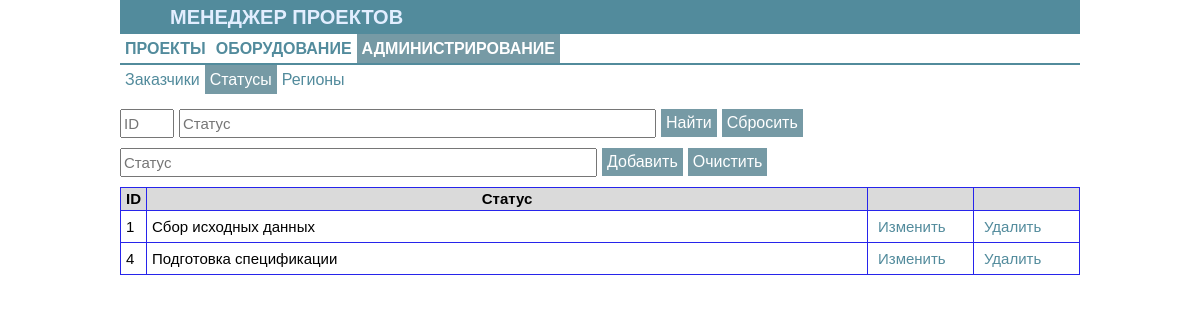
/prj_stat_form, run on an earlier commit of the app's database.
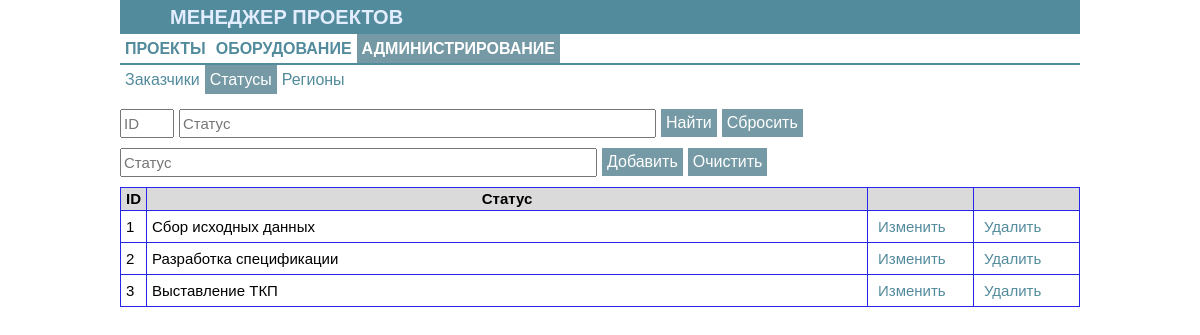
And on a later commit of the database.
### tables this page shows
CREATE TABLE prj_stat (
                            id_pstat integer not null primary key autoincrement,
                            name_status text not null COLLATE NOCASE);

### app_equip.py (the view)
@app.route('/prj_stat_form', methods=['GET','POST'])
def prj_stat_form():
    s_id = request.form.get('search_id','')
    s_name_prj_stat = request.form.get('search_prj_stat','')
    dbs = db_sqlite.EquipDB()
    result=dbs.get_prj_stat(s_id, s_name_prj_stat)
    return render_template('prj_stat_form.html', the_title='Статусы', the_part1='adm', the_part2='stat', the_results=result)

### db_sqlite.py (called while the page is built)
def sqlite_lower(value_):
        return value_.lower()

    def get_prj_stat(self, id_pstat="", prj_stat=""):
        with sqlite3.connect(self._database) as connection:
            connection.create_function("LOWER", 1, sqlite_lower)
            result = connection.execute("""select * from prj_stat
                            where id_pstat LIKE ? and LOWER(name_status) LIKE ?
                            order by id_pstat""", (f'%{id_pstat}%', f'%{prj_stat.lower()}%'))
        return result

### templates/prj_stat_form.html (shortened to what this page needs)
{% extends 'base_adm.html' %}
{% block body %}
<form method='POST' name="find" action='/prj_stat_form'>
    <div class="div_float">
        <input class='input_filtr' name='search_id' type='TEXT' value='' placeholder="ID" size="3">
    </div>
    <div class="div_float">
        <input class='input_filtr' name='search_prj_stat' type='TEXT' value="" placeholder="Статус" size="50">
    </div>
    <div class="div_float">
        <input class='form_button' name='bottom_find' value='Найти' type='SUBMIT'>
    </div>
    <div class="div_float">
        <input class='form_button' name='bottom_clear' value='Сбросить' type='SUBMIT'>
    </div>
</form>
<form method='POST' name="add" action='/add_prj_stat'>
    <div class="div_float">
        <input class='input_filtr' name='add_name_prj_stat' type='TEXT' value="" placeholder="Статус" size="50">
    </div>
    <div class="div_float">
        <input class='form_button' name='button_add' value='Добавить' type='SUBMIT'>
    </div>
    <div class="div_float">
        <input class='form_button' value='Очистить' type='Reset'>
    </div>
</form>
<form method='POST' action='/prj_stat_form'>
<table class="table">
<thead>
    <tr>
        <td width=10px>ID</td>
        <td align='center'>Статус</td>
        <td width=95px> </td>
        <td width=95px> </td>
    </tr>
</thead>
<tbody>
    {% for i in the_results %}
        <tr>
            <td>{{i[0]}}</td>
            <td>{{i[1]}}</td>
            <td><button class="tb_button" name='upd_prj_stat' value={{i[0]}} formaction='/upd_prj_stat_form' type='SUBMIT'>Изменить</button></td>
            <td><button class="tb_button" name='del_prj_stat' value={{i[0]}} formaction='/del_prj_stat' type='SUBMIT'>Удалить</button></td>
        </tr>
    {% endfor %}
</tbody>
</table>
</form>
{% endblock %}

What changed in the data, as far as the page shows it:
removed prj_stat: id_pstat "4", name_status "Подготовка спецификации"
added prj_stat: id_pstat "2", name_status "Разработка спецификации"
added prj_stat: id_pstat "3", name_status "Выставление ТКП"
